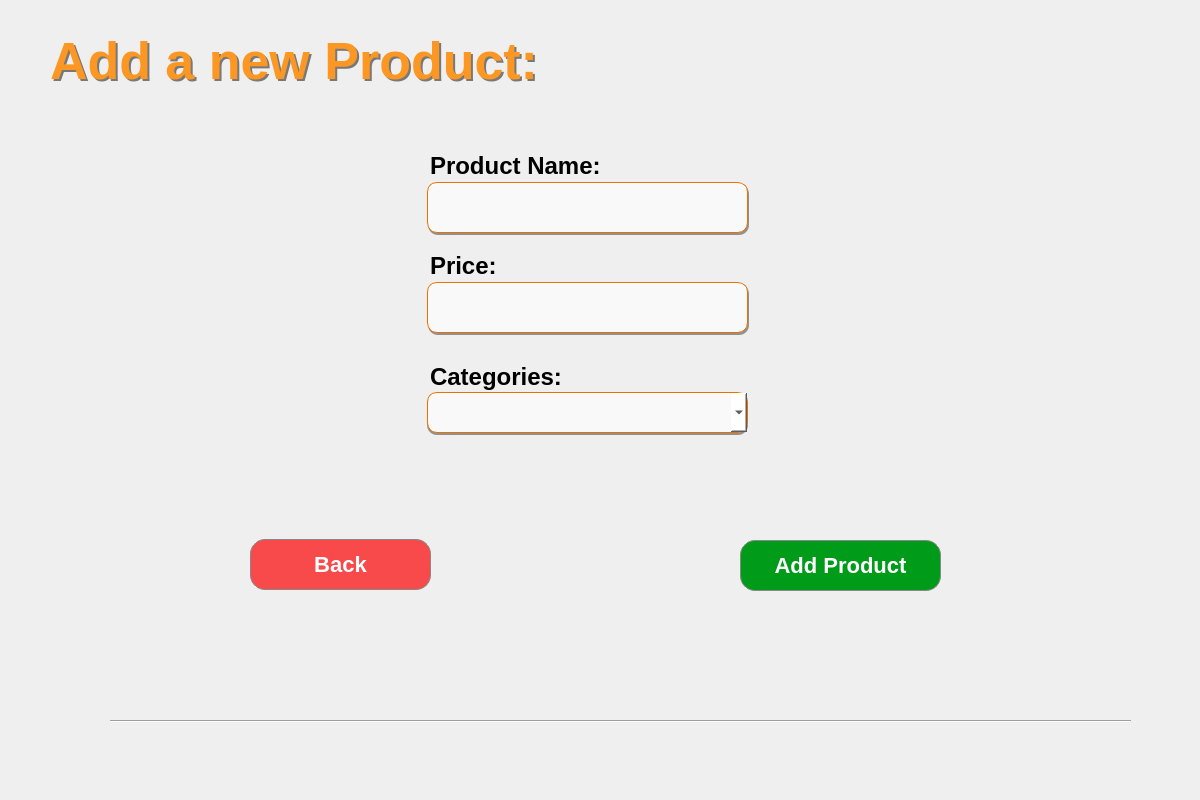
<?xml version="1.0" encoding="UTF-8"?>
<ui version="4.0">
 <class>Dialog</class>
 <widget class="QDialog" name="Dialog">
  <property name="geometry">
   <rect>
    <x>0</x>
    <y>0</y>
    <width>1200</width>
    <height>800</height>
   </rect>
  </property>
  <property name="windowTitle">
   <string>Dialog</string>
  </property>
  <widget class="QWidget" name="bgwidget" native="true">
   <property name="geometry">
    <rect>
     <x>0</x>
     <y>0</y>
     <width>1200</width>
     <height>800</height>
    </rect>
   </property>
   <property name="layoutDirection">
    <enum>Qt::LeftToRight</enum>
   </property>
   <property name="styleSheet">
    <string notr="true"/>
   </property>
   <widget class="QLabel" name="label">
    <property name="geometry">
     <rect>
      <x>50</x>
      <y>20</y>
      <width>521</width>
      <height>81</height>
     </rect>
    </property>
    <property name="layoutDirection">
     <enum>Qt::LeftToRight</enum>
    </property>
    <property name="styleSheet">
     <string notr="true">color: #FB9722;
font-family:&quot;Inter&quot;;
font-size:52px;
font-weight:500;
</string>
    </property>
    <property name="text">
     <string>Add a new Product:</string>
    </property>
    <property name="wordWrap">
     <bool>true</bool>
    </property>
   </widget>
   <widget class="QLabel" name="error">
    <property name="geometry">
     <rect>
      <x>432</x>
      <y>440</y>
      <width>421</width>
      <height>31</height>
     </rect>
    </property>
    <property name="styleSheet">
     <string notr="true">font-family:'Roboto';
font-size:19px;
font-weight:400;
color: rgb(255, 0, 0);</string>
    </property>
    <property name="text">
     <string/>
    </property>
   </widget>
   <widget class="QPushButton" name="backbtn">
    <property name="geometry">
     <rect>
      <x>250</x>
      <y>539</y>
      <width>181</width>
      <height>51</height>
     </rect>
    </property>
    <property name="styleSheet">
     <string notr="true">QPushButton{
	color: #FFFFFF;
    background-color: #F84A4A;
    border: 1px solid #888888;
    border-radius: 15px;
	font-family: 'Inter';
    font-size: 22px;
    font-weight: 500;
}
QPushButton:hover {
	
	background-color: rgb(255, 85, 73);
}

QPushButton:pressed {
 	background-color: #F84A4A;
}</string>
    </property>
    <property name="text">
     <string>Back</string>
    </property>
   </widget>
   <widget class="QPushButton" name="insertbtn">
    <property name="geometry">
     <rect>
      <x>740</x>
      <y>540</y>
      <width>201</width>
      <height>51</height>
     </rect>
    </property>
    <property name="styleSheet">
     <string notr="true">QPushButton{
	color: #FFFFFF;
    background-color: #009B19;
    border: 1px solid #888888;
    border-radius: 15px;
	font-family: 'Inter';
    font-size: 22px;
    font-weight: 500;
}
QPushButton:hover {
	background-color: rgb(0, 175, 26);
}

QPushButton:pressed {
  background-color: #009B19;
}</string>
    </property>
    <property name="text">
     <string>Add Product</string>
    </property>
   </widget>
   <widget class="QLineEdit" name="pricefield">
    <property name="geometry">
     <rect>
      <x>427</x>
      <y>282</y>
      <width>321</width>
      <height>51</height>
     </rect>
    </property>
    <property name="styleSheet">
     <string notr="true">QLineEdit{
	padding-left: 20px;
    border-radius: 10px;
    border: 1px solid rgb(234, 112, 0);  
    background-color: rgba(255, 255, 255, 240);
    font-family: 'Roboto';
	font-size: 22px;
	font-weight: 400;
}

</string>
    </property>
   </widget>
   <widget class="QLabel" name="label_3">
    <property name="geometry">
     <rect>
      <x>430</x>
      <y>155</y>
      <width>201</width>
      <height>21</height>
     </rect>
    </property>
    <property name="styleSheet">
     <string notr="true">QLabel{
    color: #000000;
    font-family: 'Inter';
     font-size: 24px;
    font-weight: 500;
}</string>
    </property>
    <property name="text">
     <string>Product Name:</string>
    </property>
   </widget>
   <widget class="QLabel" name="label_4">
    <property name="geometry">
     <rect>
      <x>430</x>
      <y>255</y>
      <width>101</width>
      <height>21</height>
     </rect>
    </property>
    <property name="styleSheet">
     <string notr="true">QLabel{
    color: #000000;
    font-family: 'Inter';
    font-size: 24px;
    font-weight: 500;
}</string>
    </property>
    <property name="text">
     <string>Price:</string>
    </property>
   </widget>
   <widget class="QLabel" name="label_7">
    <property name="geometry">
     <rect>
      <x>430</x>
      <y>361</y>
      <width>161</width>
      <height>31</height>
     </rect>
    </property>
    <property name="styleSheet">
     <string notr="true">QLabel{
    color: #000000;
    font-family: 'Inter';
    font-size: 24px;
    font-weight: 500;
}</string>
    </property>
    <property name="text">
     <string>Categories:</string>
    </property>
   </widget>
   <widget class="QLineEdit" name="pnamefield">
    <property name="geometry">
     <rect>
      <x>427</x>
      <y>182</y>
      <width>321</width>
      <height>51</height>
     </rect>
    </property>
    <property name="styleSheet">
     <string notr="true">QLineEdit{
	padding-left: 20px;
    border-radius: 10px;
    border: 1px solid rgb(234, 112, 0);  
    background-color: rgba(255, 255, 255, 240);
    font-family: 'Roboto';
	font-size: 22px;
	font-weight: 400;
}
</string>
    </property>
    <property name="placeholderText">
     <string/>
    </property>
    <property name="cursorMoveStyle">
     <enum>Qt::LogicalMoveStyle</enum>
    </property>
    <property name="clearButtonEnabled">
     <bool>true</bool>
    </property>
   </widget>
   <widget class="Line" name="navline">
    <property name="geometry">
     <rect>
      <x>110</x>
      <y>720</y>
      <width>1021</width>
      <height>3</height>
     </rect>
    </property>
    <property name="styleSheet">
     <string notr="true">Line#navline{
border:  1 solid #FF8A00;
background-color: rgb(255, 138, 0);
}
</string>
    </property>
    <property name="orientation">
     <enum>Qt::Horizontal</enum>
    </property>
   </widget>
   <widget class="QComboBox" name="categoryComboBox">
    <property name="geometry">
     <rect>
      <x>427</x>
      <y>392</y>
      <width>321</width>
      <height>41</height>
     </rect>
    </property>
    <property name="styleSheet">
     <string notr="true">
	padding-left: 10px;
    border-radius: 10px;
    border: 1px solid rgb(234, 112, 0);  
    background-color: rgba(255, 255, 255, 240);
    font-family: 'Roboto';
	font-size: 18px;
	font-weight: 400;

</string>
    </property>
   </widget>
   <widget class="QLabel" name="label_2">
    <property name="geometry">
     <rect>
      <x>52</x>
      <y>22</y>
      <width>521</width>
      <height>81</height>
     </rect>
    </property>
    <property name="layoutDirection">
     <enum>Qt::LeftToRight</enum>
    </property>
    <property name="styleSheet">
     <string notr="true">color: rgba(0, 0, 0, 0.5);
font-family:&quot;Inter&quot;;
font-size:52px;
font-weight:500;
</string>
    </property>
    <property name="text">
     <string>Add a new Product:</string>
    </property>
    <property name="wordWrap">
     <bool>true</bool>
    </property>
   </widget>
   <widget class="QLabel" name="label_5">
    <property name="geometry">
     <rect>
      <x>428</x>
      <y>184</y>
      <width>321</width>
      <height>51</height>
     </rect>
    </property>
    <property name="styleSheet">
     <string notr="true">    border-radius: 10px;
    background-color: rgba(0, 0, 0, 100);
</string>
    </property>
    <property name="text">
     <string/>
    </property>
   </widget>
   <widget class="QLabel" name="label_6">
    <property name="geometry">
     <rect>
      <x>428</x>
      <y>284</y>
      <width>321</width>
      <height>51</height>
     </rect>
    </property>
    <property name="styleSheet">
     <string notr="true">    border-radius: 10px;
    background-color: rgba(0, 0, 0, 100);
</string>
    </property>
    <property name="text">
     <string/>
    </property>
   </widget>
   <widget class="QLabel" name="label_8">
    <property name="geometry">
     <rect>
      <x>427</x>
      <y>394</y>
      <width>321</width>
      <height>41</height>
     </rect>
    </property>
    <property name="styleSheet">
     <string notr="true">    border-radius: 10px;
    background-color: rgba(0, 0, 0, 100);
</string>
    </property>
    <property name="text">
     <string/>
    </property>
   </widget>
   <widget class="QLabel" name="newproductIMG">
    <property name="geometry">
     <rect>
      <x>1020</x>
      <y>10</y>
      <width>161</width>
      <height>161</height>
     </rect>
    </property>
    <property name="styleSheet">
     <string notr="true">QLabel{
    color: #000000;
    font-family: 'Inter';
    font-size: 24px;
    font-weight: 500;
}</string>
    </property>
    <property name="text">
     <string/>
    </property>
    <property name="pixmap">
     <pixmap resource="../resource.qrc">:/icon/icons/newfood.png</pixmap>
    </property>
    <property name="scaledContents">
     <bool>true</bool>
    </property>
   </widget>
   <zorder>error</zorder>
   <zorder>backbtn</zorder>
   <zorder>insertbtn</zorder>
   <zorder>label_3</zorder>
   <zorder>label_4</zorder>
   <zorder>label_7</zorder>
   <zorder>navline</zorder>
   <zorder>label_2</zorder>
   <zorder>label</zorder>
   <zorder>label_5</zorder>
   <zorder>pnamefield</zorder>
   <zorder>label_6</zorder>
   <zorder>label_8</zorder>
   <zorder>categoryComboBox</zorder>
   <zorder>pricefield</zorder>
   <zorder>newproductIMG</zorder>
  </widget>
 </widget>
 <resources>
  <include location="../resource.qrc"/>
 </resources>
 <connections/>
</ui>
